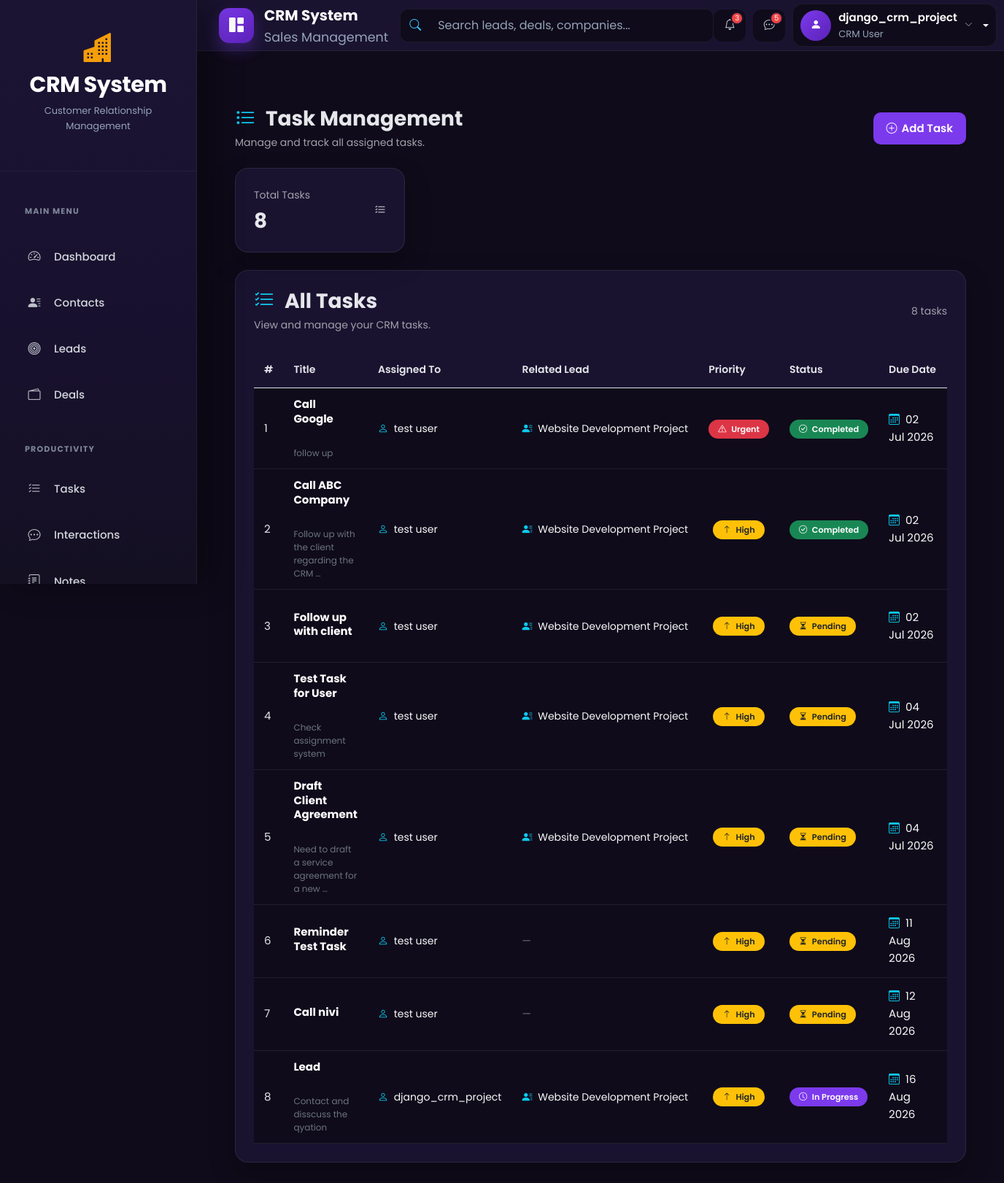
The app's page /tasks/ (signed in) with its own data.
### accounts/models.py (models this page shows, shortened)
class CustomUser(AbstractUser):
    ROLE_CHOICES = (
        ('admin', 'Admin'),
        ('agent', 'Agent'),
    )
    role = models.CharField(max_length=10, choices=ROLE_CHOICES, default='agent')
    phone = models.CharField(max_length=15, blank=True, null=True)
    profile_pic = models.ImageField(upload_to="profiles/", blank=True, null=True)
    email = models.EmailField(unique=True)
    is_approved = models.BooleanField(default=False, help_text="Admin approval required for login")

### tasks/models.py (models this page shows, shortened)
class Task(models.Model):
    PRIORITY_CHOICES = (
        ('low', 'Low'),
        ('medium', 'Medium'),
        ('high', 'High'),
        ('urgent', 'Urgent'),
    )
    STATUS_CHOICES = (
        ('pending', 'Pending'),
        ('in_progress','In Progress'),
        ('done', 'Done'),
    )
    title = models.CharField(max_length=200)
    description = models.TextField(blank=True)
    assigned_to = models.ForeignKey(settings.AUTH_USER_MODEL, on_delete=models.CASCADE)
    related_contact = models.ForeignKey(Contact, null=True, blank=True, on_delete=models.SET_NULL )
    related_lead = models.ForeignKey(Lead, null=True, blank=True, on_delete=models.SET_NULL)
    due_date = models.DateField(null=True, blank=True)
    priority = models.CharField(max_length=10, choices=PRIORITY_CHOICES)
    status = models.CharField(max_length=20, choices=STATUS_CHOICES)
    created_at = models.DateTimeField(auto_now_add=True)

### leads/models.py (models this page shows, shortened)
class Lead(models.Model):
    STATUS_CHOICES = [
        ('new','New'),
        ('contacted','Contacted'),
        ('qualified','Qualified'),
        ('proposal','Proposal'),
        ('won','Won'),
        ('lost','Lost'),
    ]
    contact = models.ForeignKey(Contact,on_delete=models.CASCADE)
    title = models.CharField(max_length=200)
    status = models.CharField(max_length=20, choices=STATUS_CHOICES, default='new')
    assigned_to = models.ForeignKey(settings.AUTH_USER_MODEL, on_delete=models.SET_NULL, null=True,blank=True)
    estimated_value = models.DecimalField(max_digits=12, decimal_places=2, default=0)
    expected_close =models.DateField(null=True, blank=True)
    created_at = models.DateTimeField(auto_now_add=True)
    updated_at =models.DateTimeField(auto_now=True)

### tasks/views.py (the view)
# urls.py: path("", task_list, name="task_list"),
@login_required
def task_list(request):
    tasks = (
        get_user_tasks(request.user)
        .order_by(
            "due_date",
            "-created_at",
        )
    )
    search = request.GET.get("search")
    if search:
        tasks = tasks.filter(
            title__icontains=search
        )
    status = request.GET.get("status")
    if status:
        tasks = tasks.filter(
            status=status
        )
    priority = request.GET.get("priority")
    if priority:
        tasks = tasks.filter(
            priority=priority
        )
    due_date = request.GET.get("due_date")
    if due_date:
        tasks = tasks.filter(
            due_date=due_date
        )
    paginator = Paginator(
        tasks,
        10
    )
    page_number = request.GET.get(
        "page"
    )
    page_obj = paginator.get_page(
        page_number
    )
    today = timezone.now().date()
    return render(
        request,
        "tasks/task_list.html",
        {
            "tasks": page_obj,
            "page_obj": page_obj,
            "today": today,
            "priority_choices": Task.PRIORITY_CHOICES,
            "status_choices": Task.STATUS_CHOICES,
        },
    )

### tasks/views.py (called while the page is built)
def get_user_tasks(user):
    tasks = Task.objects.select_related(
        "assigned_to",
        "related_contact",
        "related_lead",
    )
    if user.role == "admin":
        return tasks
    return tasks.filter(
        assigned_to=user
    )

### templates/tasks/task_list.html (shortened to what this page needs)
{% extends "base.html" %}
{% load static %}
{% block content %}
<div class="container-fluid mt-4">
    <div class="d-flex justify-content-between align-items-center flex-wrap gap-3 mb-4">
        <div>
            <h2 class="crm-title mb-1">
                <i class="bi bi-list-task text-info me-2"></i>
                Task Management
            </h2>
            <p class="crm-page-subtitle mb-0">
                Manage and track all assigned tasks.
            </p>
        </div>
        <a
            href="{% url 'tasks:task_add' %}"
            class="crm-btn-primary"
        >
            <i class="bi bi-plus-circle"></i>
            Add Task
        </a>
    </div>
    <div class="row g-4 mb-4">
        <div class="col-xl-3 col-lg-4 col-md-6">
            <div class="crm-card h-100">
                <div class="d-flex justify-content-between align-items-center">
                    <div>
                        <p class="crm-page-subtitle mb-2">
                            Total Tasks
                        </p>
                        <h2 class="crm-title mb-0">
                            {{ page_obj.paginator.count }}
                        </h2>
                    </div>
                    <div
                        class="crm-task-icon"
                    >
                        <i class="bi bi-list-check"></i>
                    </div>
                </div>
            </div>
        </div>
    </div>
    <div class="crm-card">
        <div class="d-flex justify-content-between align-items-center mb-4 flex-wrap gap-2">
            <div>
                <h5 class="crm-title mb-1">
                    <i class="bi bi-list-check text-info me-2"></i>
                    All Tasks
                </h5>
                <p class="crm-page-subtitle mb-0">
                    View and manage your CRM tasks.
                </p>
            </div>
            <span class="crm-page-subtitle">
                {{ page_obj.paginator.count }} task{{ page_obj.paginator.count|pluralize }}
            </span>
        </div>
        <div class="table-responsive">
            <table class="table crm-contact-table align-middle mb-0">
                <thead>
                    <tr>
                        <th>#</th>
                        <th>Title</th>
                        <th>Assigned To</th>
                        <th>Related Lead</th>
                        <th>Priority</th>
                        <th>Status</th>
                        <th>Due Date</th>
                    </tr>
                </thead>
                <tbody>
                {% for task in tasks %}
                    <tr>
                        <td>
                            {{ forloop.counter }}
                        </td>
                        <td>
                            <strong class="text-white">
                                {{ task.title }}
                            </strong>
                            {% if task.description %}
                                <br>
                                <small class="text-secondary">
                                    {{ task.description|truncatechars:45 }}
                                </small>
                            {% endif %}
                        </td>
                        <td>
                            {% if task.assigned_to %}
                                <span class="text-light">
                                    <i class="bi bi-person me-1 text-info"></i>
                                    {% if task.assigned_to.get_full_name %}
                                        {{ task.assigned_to.get_full_name }}
                                    {% else %}
                                        {{ task.assigned_to.username }}
                                    {% endif %}
                                </span>
                            {% else %}
                                <span class="text-secondary">
                                    Unassigned
                                </span>
                            {% endif %}
                        </td>
                        <td>
                            {% if task.related_lead %}
                                <span class="text-light">
                                    <i class="bi bi-person-lines-fill me-1 text-info"></i>
                                    {{ task.related_lead.title }}
                                </span>
                            {% else %}
                                <span class="text-secondary">
                                    —
                                </span>
                            {% endif %}
                        </td>
                        <td>
                            {% if task.priority == "urgent" %}
                                <span class="badge bg-danger">
                                    <i class="bi bi-exclamation-triangle me-1"></i>
                                    Urgent
                                </span>
                            {% elif task.priority == "high" %}
                                <span class="badge bg-warning text-dark">
                                    <i class="bi bi-arrow-up me-1"></i>
                                    High
                                </span>
                            {% elif task.priority == "medium" %}
                                <span class="badge bg-info text-dark">
                                    <i class="bi bi-dash me-1"></i>
                                    Medium
                                </span>
                            {% else %}
                                <span class="badge bg-secondary">
                                    <i class="bi bi-arrow-down me-1"></i>
                                    Low
                                </span>
                            {% endif %}
                        </td>
                        <td>
                            {% if task.status == "done" %}
                                <span class="badge bg-success">
                                    <i class="bi bi-check-circle me-1"></i>
                                    Completed
                                </span>
                            {% elif task.status == "in_progress" %}
                                <span class="badge bg-primary">
                                    <i class="bi bi-clock me-1"></i>
                                    In Progress
                                </span>
                            {% else %}
                                <span class="badge bg-warning text-dark">
                                    <i class="bi bi-hourglass-split me-1"></i>
                                    Pending
                                </span>
                            {% endif %}
                        </td>
                        <td>
                            {% if task.due_date %}
                                <span class="text-light">
                                    <i class="bi bi-calendar3 me-1 text-info"></i>
                                    {{ task.due_date|date:"d M Y" }}
                                </span>
                            {% else %}
                                <span class="text-secondary">
                                    —
                                </span>
                            {% endif %}
                        </td>
                    </tr>
                {% endfor %}
                </tbody>
            </table>
        </div>
    </div>
</div>
{% endblock %}

### templates/includes/navbar.html (shortened to what this page needs)
<nav class="navbar navbar-expand-lg crm-navbar">
  <div class="container-fluid">
    <a class="navbar-brand crm-brand" href="{% url 'dashboard' %}">
      <div class="crm-brand-icon">
        <i class="bi bi-grid-1x2-fill"></i>
      </div>
      <div class="crm-brand-text">
        <span class="crm-brand-title"> CRM System </span>
        <small> Sales Management </small>
      </div>
    </a>
    <div class="collapse navbar-collapse" id="crmNavbar">
      <form class="crm-search mx-auto">
        <div class="input-group">
          <span class="input-group-text">
            <i class="bi bi-search"></i>
          </span>
          <input
            type="search"
            class="form-control"
            placeholder="Search leads, deals, companies..."
          />
        </div>
      </form>
      {% if user.is_authenticated %}
      <div class="crm-navbar-actions">
       <a href="javascript:void(0);" class="crm-nav-icon">
    <i class="bi bi-bell"></i>
    <span class="crm-nav-badge">3</span>
</a>
        <a href="#" class="crm-nav-icon">
          <i class="bi bi-chat-dots"></i>
          <span class="crm-nav-badge">5</span>
        </a>
        <div class="dropdown crm-user-dropdown">
          <a
            href="#"
            class="crm-user dropdown-toggle"
            role="button"
            data-bs-toggle="dropdown"
            aria-expanded="false"
          >
            <div class="crm-avatar">
              <i class="bi bi-person-fill"></i>
            </div>
            <div class="crm-user-info">
              <span class="crm-user-name"> {{ user.username }} </span>
<small>
    CRM User
</small>            </div>
            <i class="bi bi-chevron-down crm-arrow"></i>
          </a>
        </div>
      </div>
      {% else %}
      <div class="d-flex align-items-center gap-2 ms-auto">
        <a href="/accounts/login/" class="btn btn-outline-light"> Login </a>
        <a href="/accounts/register/" class="btn btn-primary"> Register </a>
      </div>
      {% endif %}
    </div>
  </div>
</nav>

### static/css/base.css (style rules this page uses)
*, *::before, *::after { margin:0; padding:0; box-sizing:border-box; }
html { scroll-behavior:smooth; }
body { font-family:"Poppins",sans-serif; background:#0f0b1a; color:#e5e7eb; font-size:15px; line-height:1.6; overflow-x:hidden; }

### static/css/components.css (style rules this page uses)
.crm-navbar { position:sticky; top:0; z-index:999; height:70px; margin-left:260px; background:#1a1330; border-bottom:1px solid rgba(255,255,255,.06); padding:0 28px; transition:.3s ease; }
.crm-navbar .container-fluid { height:100%; display:flex; align-items:center; justify-content:space-between; }
.crm-brand { display:flex; align-items:center; gap:14px; text-decoration:none; }
.crm-brand-icon { width:48px; height:48px; display:flex; align-items:center; justify-content:center; border-radius:14px; background:linear-gradient( 135deg, #7c3aed, #5b21b6 ); box-shadow: 0 10px 20px rgba(124,58,237,.30); }
.crm-brand-icon i { color:#fff; font-size:20px; }
.crm-brand-title { color:#fff; font-size:20px; font-weight:700; }
.crm-brand-text { display:flex; flex-direction:column; }
.crm-brand-text small { color:#94a3b8; }
.crm-search { width:430px; }
.crm-search .input-group { height:46px; border-radius:12px; overflow:hidden; background:#0f0b1a; border:1px solid rgba(255,255,255,.06); }
.crm-search .input-group-text { background:#0f0b1a; border:none; color:#38bdf8; }
.crm-search input { background:#0f0b1a !important; border:none !important; color:#fff !important; }
.crm-search input::placeholder { color:#94a3b8; }
.crm-navbar-actions { display:flex; align-items:center; gap:10px; }
.crm-nav-icon { width:44px; height:44px; border-radius:12px; display:flex; align-items:center; justify-content:center; background:#0f0b1a; color:#cbd5e1; position:relative; text-decoration:none; transition:.3s; }
.crm-nav-badge { position:absolute; top:3px; right:3px; width:18px; height:18px; border-radius:50%; background:#ef4444; color:#fff; font-size:10px; display:flex; align-items:center; justify-content:center; border:2px solid #1a1330; }
.crm-user { display:flex; align-items:center; gap:10px; padding:6px 10px; background:#0f0b1a; border-radius:14px; border:1px solid rgba(255,255,255,.06); color:#fff; text-decoration:none; }
.crm-avatar { width:42px; height:42px; border-radius:50%; display:flex; align-items:center; justify-content:center; background:linear-gradient( 135deg, #7c3aed, #5b21b6 ); }
.crm-avatar i { color:#fff; }
.crm-user-info { display:flex; flex-direction:column; }
.crm-user-name { font-weight:600; }
.crm-user-info small { color:#94a3b8; }
.crm-arrow { font-size:11px; color:#94a3b8; }
.crm-card { background:#1a1330; border-radius:18px; border:1px solid rgba(255,255,255,.08); box-shadow: 0 15px 35px rgba(0,0,0,.25); padding:25px; color:#e5e7eb; }
.crm-title { color:#e5e7eb; font-size:28px; font-weight:700; }
.crm-page-subtitle { color:#a1a1aa; font-size:14px; }
.crm-btn-primary, .crm-btn-secondary, .crm-btn-danger { display:inline-flex; align-items:center; justify-content:center; gap:6px; padding:10px 18px; border-radius:10px; font-weight:600; text-decoration:none; transition:.3s; }
.crm-btn-primary { background:#7c3aed; color:#fff; }

### records on screen
CustomUser: username "django_crm_project"
Task: title "Call Google", description "follow up", assigned_to.get_full_name "test user", related_lead "Website Development Project", priority "urgent" (drawn), status "done" (drawn), due_date "02 Jul 2026"
Task: title "Call ABC Company", description "Follow up with the client regarding the CRM …", assigned_to.get_full_name "test user", related_lead "Website Development Project", priority "high" (drawn), status "done" (drawn), due_date "02 Jul 2026"
Task: title "Follow up with client", assigned_to.get_full_name "test user", related_lead "Website Development Project", priority "high" (drawn), status "pending" (drawn), due_date "02 Jul 2026"
Task: title "Test Task for User", description "Check assignment system", assigned_to.get_full_name "test user", related_lead "Website Development Project", priority "high" (drawn), status "pending" (drawn), due_date "04 Jul 2026"
Task: title "Draft Client Agreement", description "Need to draft a service agreement for a new …", assigned_to.get_full_name "test user", related_lead "Website Development Project", priority "high" (drawn), status "pending" (drawn), due_date "04 Jul 2026"
Task: title "Reminder Test Task", assigned_to.get_full_name "test user", priority "high" (drawn), status "pending" (drawn), due_date "11 Aug 2026"
Task: title "Call nivi", assigned_to.get_full_name "test user", priority "high" (drawn), status "pending" (drawn), due_date "12 Aug 2026"
Task: title "Lead", description "Contact and disscuss the qyation", assigned_to.username "django_crm_project", related_lead "Website Development Project", priority "high" (drawn), status "in_progress" (drawn), due_date "16 Aug 2026"

### other values on screen
{{ page_obj.paginator.count }} "8"
